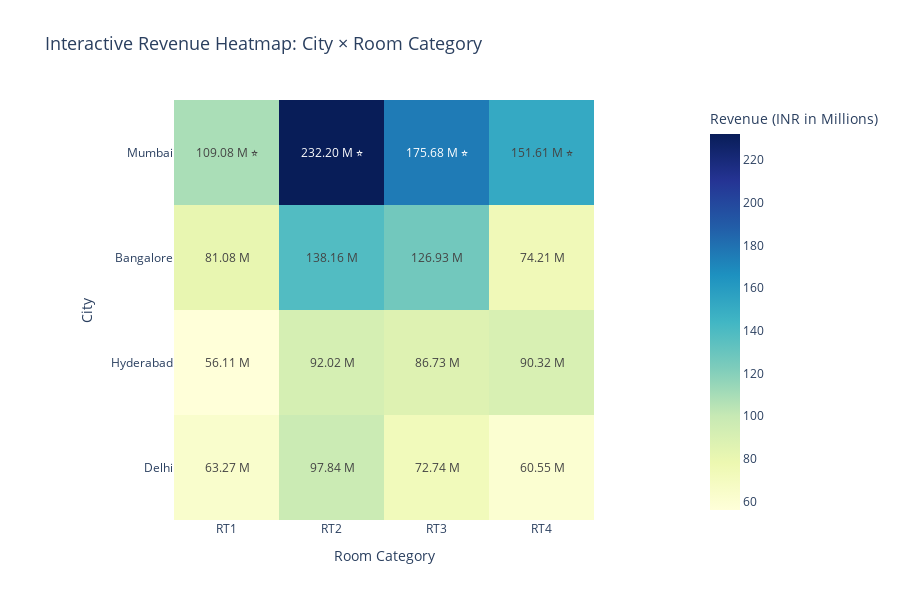

Notebook cell for this chart:
### Code cell
# Interactive Plotly Heatmap
fig = px.imshow(heatmap_data,text_auto=False,color_continuous_scale="YlGnBu",labels=dict(x="Room Category",y="City",color="Revenue (INR in Millions)"),title="Interactive Revenue Heatmap: City × Room Category")

# Add annotations (values + stars)
fig.update_traces(text=annotated_text.values,texttemplate="%{text}",hovertemplate="City: %{y}<br>" +"Room Category: %{x}<br>" +"Revenue: %{z:.2f} Million INR<extra></extra>")

# Layout styling
fig.update_layout(width=900,height=600,title_font_size=18)
fig.show()

### Figure 1 — Plotly figure (JSON) as saved in the notebook; plotly's stock layout.template omitted (floating-point values rounded to 4 significant figures)
{"data": [{"coloraxis": "coloraxis", "name": "0", "x": ["RT1", "RT2", "RT3", "RT4"], "y": ["Mumbai", "Bangalore", "Hyderabad", "Delhi"], "z": [[109.1, 232.2, 175.7, 151.6], [81.08, 138.2, 126.9, 74.21], [56.11, 92.02, 86.73, 90.32], [63.27, 97.84, 72.74, 60.55]], "type": "heatmap", "xaxis": "x", "yaxis": "y", "hovertemplate": "City: %{y}<br>Room Category: %{x}<br>Revenue: %{z:.2f} Million INR<extra></extra>", "text": [["109.08 M ⭐", "232.20 M ⭐", "175.68 M ⭐", "151.61 M ⭐"], ["81.08 M", "138.16 M", "126.93 M", "74.21 M"], ["56.11 M", "92.02 M", "86.73 M", "90.32 M"], ["63.27 M", "97.84 M", "72.74 M", "60.55 M"]], "texttemplate": "%{text}"}], "layout": {"xaxis": {"anchor": "y", "domain": [0.0, 1.0], "scaleanchor": "y", "constrain": "domain", "title": {"text": "Room Category"}}, "yaxis": {"anchor": "x", "domain": [0.0, 1.0], "autorange": "reversed", "constrain": "domain", "title": {"text": "City"}}, "coloraxis": {"colorbar": {"title": {"text": "Revenue (INR in Millions)"}}, "colorscale": [[0.0, "rgb(255,255,217)"], [0.125, "rgb(237,248,177)"], [0.25, "rgb(199,233,180)"], [0.375, "rgb(127,205,187)"], [0.5, "rgb(65,182,196)"], [0.625, "rgb(29,145,192)"], [0.75, "rgb(34,94,168)"], [0.875, "rgb(37,52,148)"], [1.0, "rgb(8,29,88)"]]}, "title": {"text": "Interactive Revenue Heatmap: City × Room Category", "font": {"size": 18}}, "width": 900, "height": 600}}
